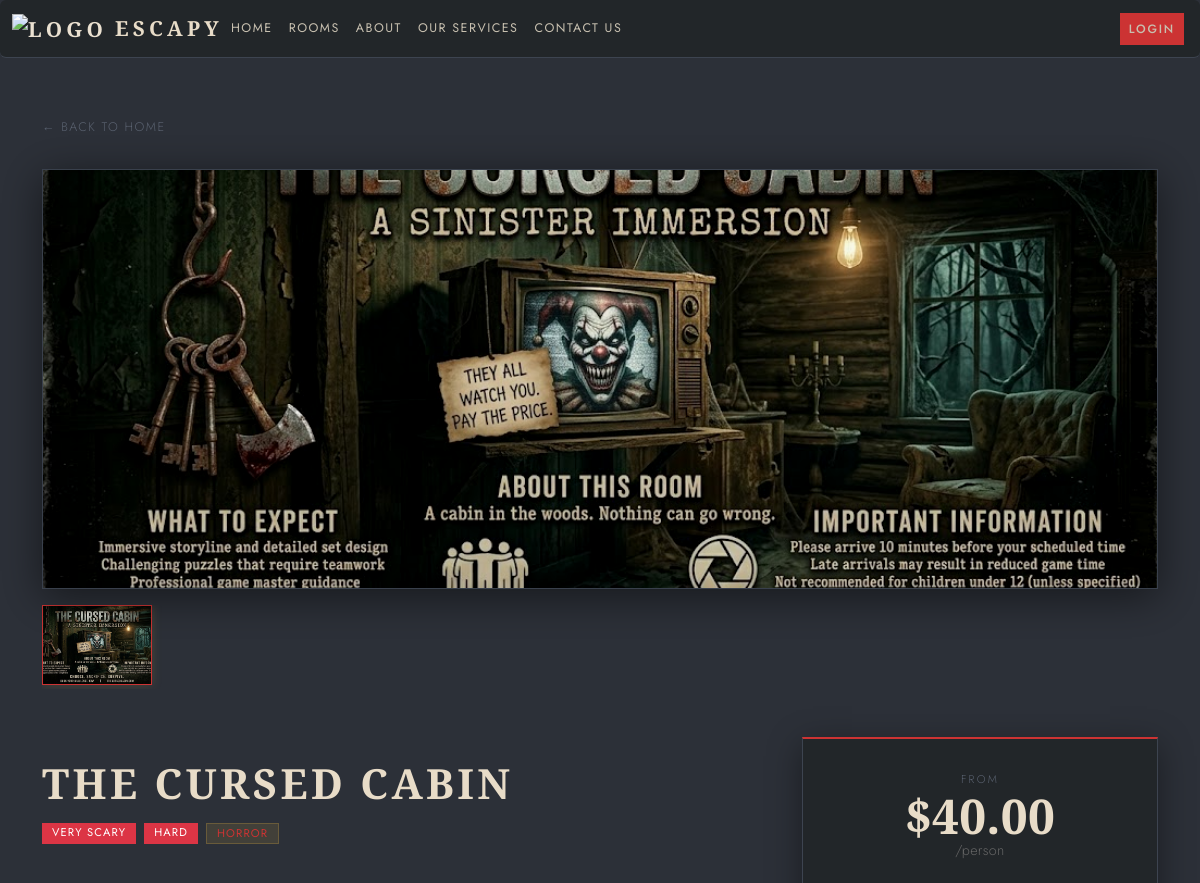
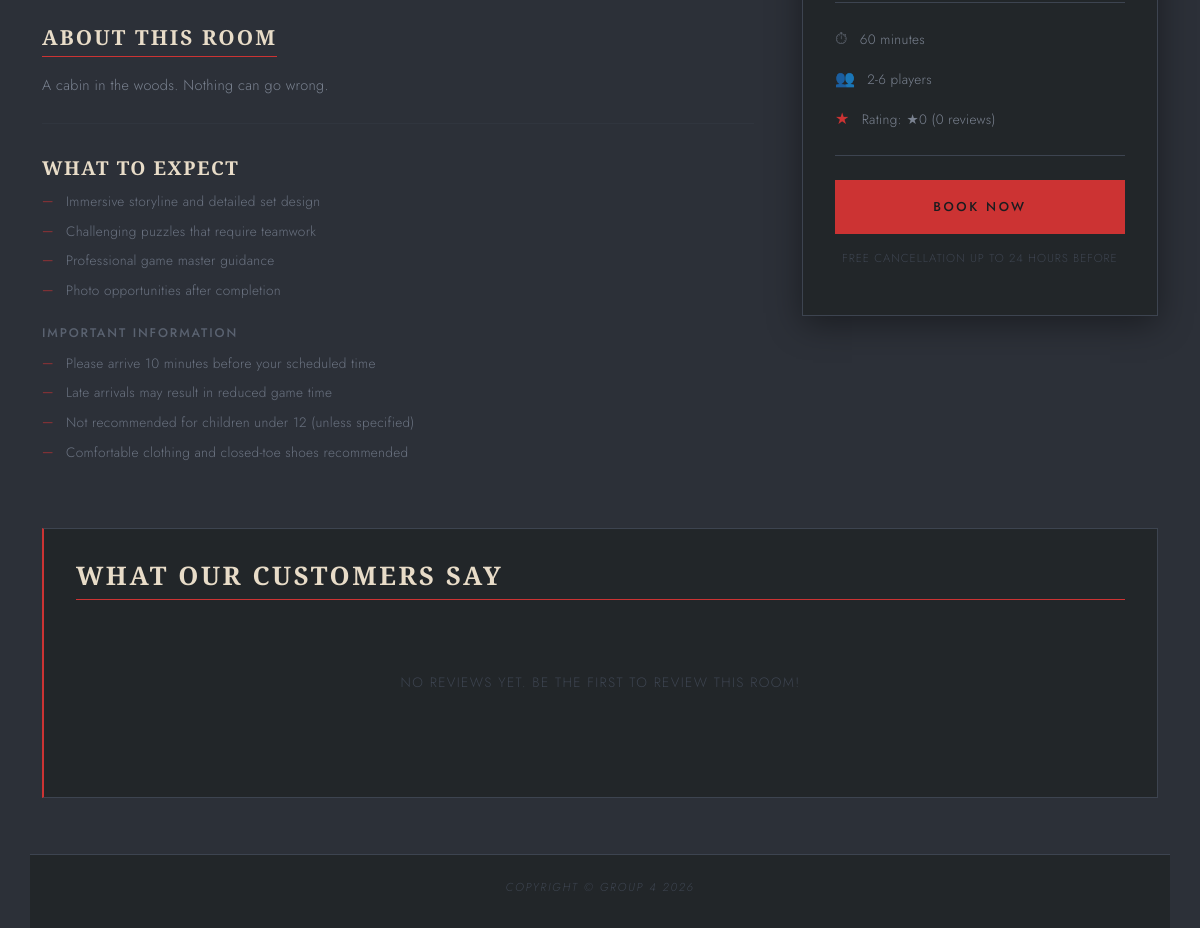
/room.php?name=The+Cursed+Cabin, run on the app's committed database (2 pictures, top to bottom).
### tables this page shows
CREATE TABLE IF NOT EXISTS `RoomImages` (
  `imageID` int unsigned NOT NULL AUTO_INCREMENT,
  `Rooms_roomID` int unsigned NOT NULL,
  `imagePath` varchar(255) NOT NULL,
  `is_featured` tinyint(1) DEFAULT '0',
  `created_at` timestamp NULL DEFAULT CURRENT_TIMESTAMP,
  PRIMARY KEY (`imageID`),
  KEY `fk_RoomImages_Rooms_idx` (`Rooms_roomID`),
  CONSTRAINT `fk_RoomImages_Rooms` FOREIGN KEY (`Rooms_roomID`) REFERENCES `Rooms` (`roomID`) ON DELETE CASCADE
);

CREATE TABLE `Rooms` (
  `roomID` int unsigned NOT NULL AUTO_INCREMENT,
  `roomName` varchar(100) NOT NULL,
  `roomDescription` text NOT NULL,
  `roomMax` tinyint unsigned NOT NULL,
  `roomMin` tinyint unsigned NOT NULL,
  `roomDuration` tinyint unsigned NOT NULL,
  `roomDifficulty` enum('Easy','Medium','Hard','Very Hard') NOT NULL,
  `roomLocation` varchar(45) NOT NULL,
  `roomFearLevel` enum('Not Scary','Mildly Scary','Scary','Very Scary') NOT NULL,
  `roomExperienceType` enum('No Live Actor','Live Actor') NOT NULL,
  `roomGenre` enum('Horror','Thriller','Fantasy','Adventure','Mystery') NOT NULL,
  `roomPricePeak` decimal(10,2) NOT NULL,
  `roomPriceOffPeak` decimal(10,2) NOT NULL,
  `imagePath` varchar(255) NULL DEFAULT 'images/placeholder.png',
  PRIMARY KEY (`roomID`),
  UNIQUE KEY `roomID_UNIQUE` (`roomID`)
);

### src/inc/functions.php (called while the page is built, shortened)
<?php
function sanitize_input($data)
{
    $data = trim($data);
    $data = stripslashes($data);
    $data = htmlspecialchars($data);
    return $data;
}
function getBadgeColor($fearLevel)
{
    switch ($fearLevel) {
        case 'Very Scary':
            return 'bg-danger';
    }
}
function getDifficultyColor($roomDifficulty)
{
   switch ($roomDifficulty) {
        case 'Hard':
            return 'bg-danger';
   }
}

### src/inc/review_functions.php (called while the page is built, shortened)
<?php
function getRoomReviews($room_id) {
    require_once __DIR__ . "/functions.php";
    $conn = getDBconnection();
    $stmt = $conn->prepare("SELECT r.*, u.username, u.email
            FROM Reviews r
            JOIN Users u ON r.Users_userID = u.userID
            WHERE r.Rooms_roomID = ?
            ORDER BY r.created_at DESC");
    $stmt->bind_param("i", $room_id);
    $stmt->execute();
    $result = $stmt->get_result();
    $reviews = [];
    return $reviews;
}
?>

### src/room.php (the view, shortened to what this page needs)
<?php
include "inc/functions.php";
include "inc/review_functions.php";
$conn = getDBconnection();
$room = null;
$roomImages = [];
if (isset($_GET['name'])) {
    $room_name = sanitize_input($_GET['name']);
    $stmt = $conn->prepare("SELECT * FROM Rooms WHERE roomName = ?");
    $stmt->bind_param("s", $room_name);
    $stmt->execute();
    $result = $stmt->get_result();
    if ($result->num_rows > 0) {
        $room = $result->fetch_assoc();
        $room_id = $room['roomID'];
        $imgStmt = $conn->prepare("SELECT imageID, imagePath, is_featured FROM RoomImages WHERE Rooms_roomID = ? ORDER BY is_featured DESC, created_at ASC");
        $imgStmt->bind_param("i", $room_id);
        $imgStmt->execute();
        $imgResult = $imgStmt->get_result();
        $roomImages = $imgResult->fetch_all(MYSQLI_ASSOC);
        $rating_stmt = $conn->prepare("SELECT AVG(rating) as avg_rating, COUNT(*) as review_count FROM Reviews WHERE Rooms_roomID = ?");
        $rating_stmt->bind_param("i", $room_id);
        $rating_stmt->execute();
        $rating_result = $rating_stmt->get_result();
        $rating_data = $rating_result->fetch_assoc();
        $avg_rating = round($rating_data['avg_rating'] ?? 0, 1);
        $review_count = $rating_data['review_count'] ?? 0;
    }
} else {
    echo "No room specified.";
}
?>
<!DOCTYPE html>
<html lang="en">
<head>
    <?php include "inc/head.inc.php" ?>
    <link rel="stylesheet" href="css/rooms.css?v=<?php echo time(); ?>">
    <link rel="stylesheet" href="css/rating.css?v=<?php echo time(); ?>">
    <link rel="stylesheet" href="css/popup.css">
</head>
<body>
    <?php include "inc/nav.inc.php" ?>
    <main class="page-content" title="Rooms">
        <div class="container">
            <a href="index.php" class="back-link">← Back to Home</a>
            <?php if ($room): ?>
                <?php
                $primaryImage = !empty($roomImages)
                    ? htmlspecialchars(str_replace(' ', '%20', $roomImages[0]['imagePath']))
                    : htmlspecialchars(str_replace(' ', '%20', $room['imagePath'] ?? '/images/placeholder.png'));
                ?>
                <img src="<?php echo $primaryImage; ?>"
                    alt="<?php echo htmlspecialchars($room['roomName']) ?>" class="room-hero" id="heroImage">
                <div class="thumbnail-gallery">
                    <?php if (!empty($roomImages)): ?>
                        <?php foreach ($roomImages as $index => $img): ?>
                            <img src="<?php echo htmlspecialchars(str_replace(' ', '%20', $img['imagePath'])); ?>"
                                alt="Room Image <?php echo $index + 1; ?>"
                                class="<?php echo $index === 0 ? 'active' : ''; ?>"
                                onclick="changeHeroImage(this.src)">
                        <?php endforeach; ?>
                    <?php endif; ?>
                </div>
                <div class="room-content">
                    <div class="room-details">
                        <h1 class="room-title"><?php echo htmlspecialchars($room['roomName']) ?></h1>
                        <div class="room-badges">
                            <span class="badge <?php echo getBadgeColor($room['roomFearLevel']); ?>"><?php echo htmlspecialchars($room['roomFearLevel']); ?></span>
                            <span class="badge <?php echo getDifficultyColor($room['roomDifficulty']); ?>"><?php echo htmlspecialchars($room['roomDifficulty']); ?></span>
                            <span class="badge bg-light text-dark"><?php echo htmlspecialchars($room['roomGenre']) ?></span>
                        </div>
                        <h2>About This Room</h2>
                        <p><?php echo htmlspecialchars($room['roomDescription']) ?></p>
                        <hr>
                        <h3>What to Expect</h3>
                        <ul>
                            <li>Immersive storyline and detailed set design</li>
                            <li>Challenging puzzles that require teamwork</li>
                            <li>Professional game master guidance</li>
                            <li>Photo opportunities after completion</li>
                        </ul>
                        <h4>Important Information</h4>
                        <ul>
                            <li>Please arrive 10 minutes before your scheduled time</li>
                            <li>Late arrivals may result in reduced game time</li>
                            <li>Not recommended for children under 12 (unless specified)</li>
                            <li>Comfortable clothing and closed-toe shoes recommended</li>
                        </ul>
                    </div>
                    <div class="pricing-card">
                        <div class="price-label">From</div>
                        <div class="price"> $<?php echo $room['roomPriceOffPeak'] ?></div>
                        <div style="color: #666; font-size: 0.9rem; margin-bottom: 1rem;">/person</div>
                        <ul class="price-details">
                            <li><?php echo $room['roomDuration'] ?> minutes </li>
                            <li><?php echo $room['roomMin'] . '-' . $room['roomMax']; ?> players</li>
                            <li>Rating: ★<?php echo $avg_rating; ?> (<?php echo $review_count; ?> reviews)</li>
                        </ul>
                        <button type="button" id="openPopup" name="openPopup" class="book-btn">Book Now</button>
                        <p class="cancellation-note">Free cancellation up to 24 hours before</p>
                    </div>
                </div>
                <div class="reviews-section">
                    <h2>What Our Customers Say</h2>
                    <?php
                    $reviews = getRoomReviews($room_id);
                    if (count($reviews) > 0):
                    ?>
                        <div class="reviews-summary">
                            <div aria-hidden="true">
                                <?php echo displayStarRating($avg_rating); ?>
                            </div>
                            <div class="reviews-summary-rating">
                                <?php echo $avg_rating; ?> out of 5
                            </div>
                            <div class="reviews-summary-count">
                                Based on <?php echo $review_count; ?> <?php echo $review_count == 1 ? 'review' : 'reviews'; ?>
                            </div>
                        </div>
                        <div class="reviews-list">
                            <?php foreach ($reviews as $review): ?>
                                <div class="review-item">
                                    <div class="review-header">
                                        <div>
                                            <div class="review-username">
                                                <?php echo htmlspecialchars($review['username']); ?>
                                            </div>
                                            <div class="review-stars">
                                                <?php echo displayStarRating($review['rating']); ?>
                                            </div>
                                        </div>
                                        <div class="review-date">
                                            <?php
                                            $date = new DateTime($review['created_at']);
                                            echo $date->format('M j, Y');
                                            ?>
                                        </div>
                                    </div>
                                    <?php if (!empty($review['comment'])): ?>
                                        <div class="review-comment">
                                            <?php echo nl2br(htmlspecialchars($review['comment'])); ?>
                                        </div>
                                    <?php endif; ?>
                                </div>
                            <?php endforeach; ?>
                        </div>
                    <?php else: ?>
                        <div class="reviews-empty">
                            <p>No reviews yet. Be the first to review this room!</p>
                        </div>
                    <?php endif; ?>
                </div>
        </div>
    <?php endif; ?>
    </main>
    <?php
    include "inc/footer.inc.php";
    ?>
</body>
</html>

### data on the page
roomimages: imagePath (picture)
rooms: roomName "THE CURSED CABIN", roomFearLevel "VERY SCARY", roomDifficulty "HARD", roomGenre "HORROR", roomDescription "A cabin in the woods. Nothing can go wrong.", roomPriceOffPeak "40.00", roomDuration "60", roomMin "2", roomMax "6"

### other printed values
$avg_rating "0"
$review_count "0"
